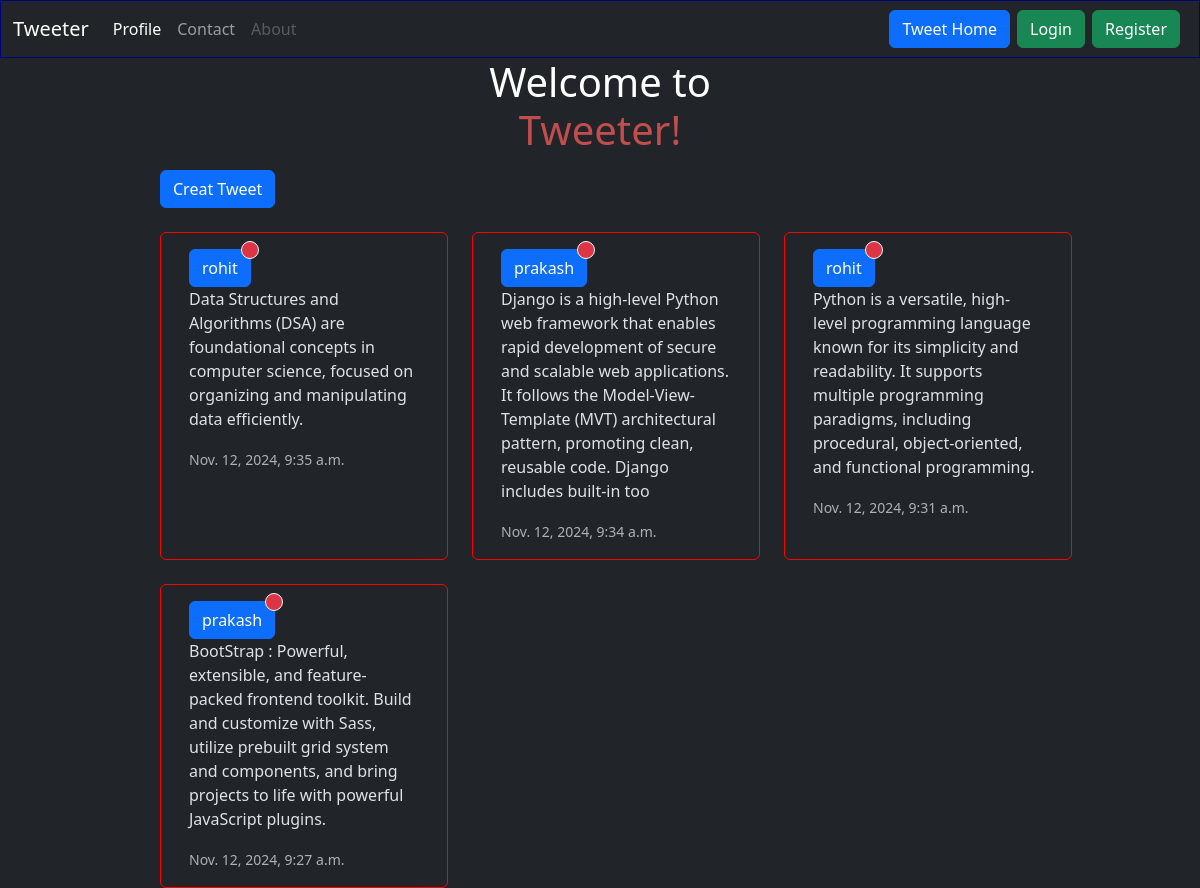
The app's page /coder/ with its own data.
### coder/models.py (models this page shows, shortened)
class Tweet(models.Model):
    user=models.ForeignKey(User,on_delete=models.CASCADE)
    text=models.TextField(max_length=240)
    photo=models.ImageField(upload_to='photos/',null=True,blank=True)
    created_at=models.DateTimeField(auto_now_add=True)
    Updated_at=models.DateTimeField(auto_now=True)

### coder/views.py (the view)
# urls.py: path('', views.tweet_list,name='tweet_list'),
def tweet_list(request):
    tweets=Tweet.objects.all().order_by('-created_at')
    recent_threshold = timezone.now() - timedelta(days=1)
    for tweet in tweets:
        tweet.is_recent = tweet.created_at >= recent_threshold
    return render(request, 'tweet_list.html', {'tweets': tweets})

### coder/templates/tweet_list.html (shortened to what this page needs)
{% extends "layout.html" %}
{% load static %}
{% block content %}
<a class="btn btn-primary mb-4" href="{% url 'tweet_create' %}" role="button" style="margin-left: 160px;;">Creat Tweet</a>
<div class="conainer row gap-4" style="margin-left:160px;">
  {% for tweet in tweets %}
  <div class="card" style="width: 18rem; border: 1px solid red;">
    <div class="card-body">
      <button type="button" class="btn btn-primary position-relative">
        {{ tweet.user.username }}
        <span class="position-absolute top-0 start-100 translate-middle p-2
                     border border-light rounded-circle
                     {% if tweet.is_recent %}bg-success{% else %}bg-danger{% endif %}">
        </span>
    </button>
      <p class="card-text" >{{tweet.text}}</p>
      <p class="card-text"><small class="text-body-secondary">{{tweet.created_at}}</small></p>
    </div>
  </div>
  {% endfor %}
  </div>
  {% endblock %}

### templates/layout.html (shortened to what this page needs)
{% load static %}
<!DOCTYPE html>
<html lang="en" data-bs-theme="dark">
<head>
    <link href="https://cdn.jsdelivr.net/npm/bootstrap@5.3.3/dist/css/bootstrap.min.css" rel="stylesheet">
  </head>
</head>
<body >
    <nav class="navbar navbar-expand-lg navbar-dark bg-dark" style="border:1px solid rgb(2, 2, 122) ;">
        <div class="container-fluid">
            <a class="navbar-brand" href="#">Tweeter</a>
            <div class="collapse navbar-collapse" id="navbarSupportedContent">
            <ul class="navbar-nav me-auto mb-2 mb-lg-0">
              <li class="nav-item">
                <a class="nav-link active" aria-current="page" href="{% url 'register'%}">Profile</a>
              </li>
              <li class="nav-item">
                <a class="nav-link" href="{% url 'login' %}">Contact</a>
              </li>
              <li class="nav-item">
                <a class="nav-link disabled" href="#" tabindex="-1" aria-disabled="true">About</a>
              </li>
            </ul>
            <a href="{% url 'tweet_list' %}" class="btn btn-primary" style="margin-right:7px;">Tweet Home</a>
            {% if user.is_authenticated %}
            <form  method="post" action="{% url 'logout' %}" style="margin-left:7px;">
            {% csrf_token %}
            <button class="btn btn-danger" type="submit">Logout</button>
        </form>
        {% else %}
        <a href="{% url 'login' %}" class="btn btn-success" style="margin-right:7px;">Login</a>
        <a href="{% url 'register' %}" class="btn btn-success" style="margin-right:7px;">Register</a>
        {% endif %}
    </div>
</div>
</nav>
<h1 class="text-center text-white">Welcome to <p style="color:rgb(194, 77, 77);">Tweeter!</p></h1>
{% block content %}
{% endblock %}
</body>
</html>

### records on screen
Tweet: user.username "rohit", text "Data Structures and Algorithms (DSA) are foundational concepts in computer science, focused on organizing and manipulating data efficiently.", created_at "Nov. 12, 2024, 9:35 a.m."
Tweet: user.username "prakash", text "Django is a high-level Python web framework that enables rapid development of secure and scalable web applications. It follows the Model-View-Template (MVT) architectural pattern, promoting clean, reusable code. Django includes built-in too", created_at "Nov. 12, 2024, 9:34 a.m."
Tweet: user.username "rohit", text "Python is a versatile, high-level programming language known for its simplicity and readability. It supports multiple programming paradigms, including procedural, object-oriented, and functional programming.", created_at "Nov. 12, 2024, 9:31 a.m."
Tweet: user.username "prakash", text "BootStrap : Powerful, extensible, and feature-packed frontend toolkit. Build and customize with Sass, utilize prebuilt grid system and components, and bring projects to life with powerful JavaScript plugins.", created_at "Nov. 12, 2024, 9:27 a.m."
